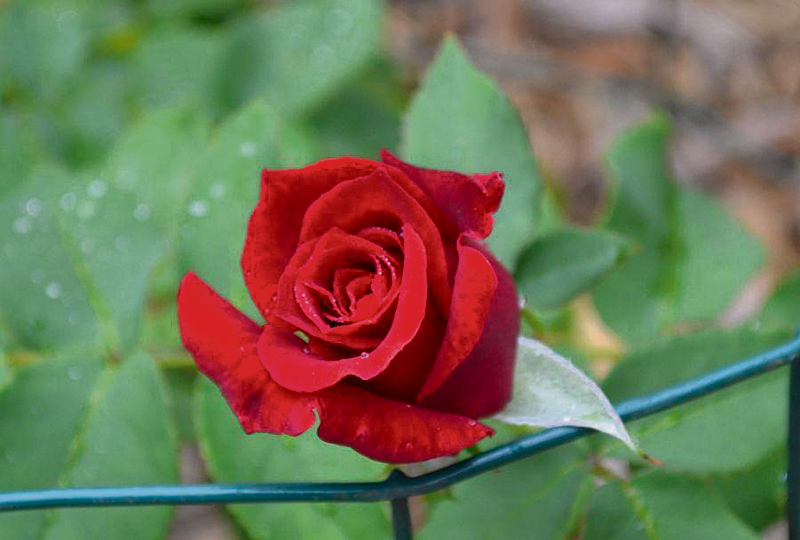
#> input picture slides/01.dasar_pengolahan_citra_digital/dataset/rose.png, 800 x 540 px
$ python 21.scikit_swirl_transform.py
#> lines starting #> are read from the running program, lines starting #| are printed output that depends on the picture
"""
script ini akan melakukan transformasi geometrik terhadap citra dengan memanfaatkan library scikit-image.
penjelasan lebih detil dapat dibaca di file html atau python notebook yang telah disediakan
"""

from skimage.io import imread
from skimage.transform import swirl
import matplotlib.pylab as plt

im = imread("../dataset/rose.png")
#> im is the input picture: shape (540, 800, 3); mean R, G, B 111.9, 115.3, 87.1
swirled = swirl(im, rotation=0, strength=30, radius=400)
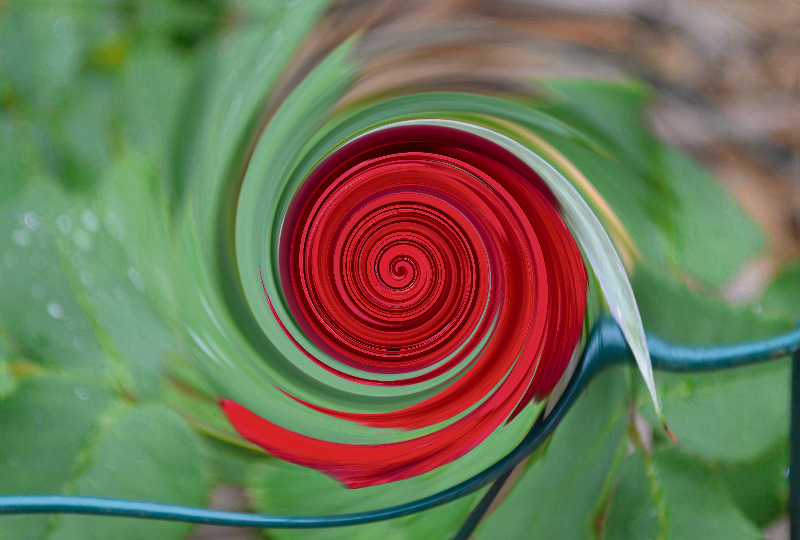
#> swirled: shape (540, 800, 3) float64; mean R, G, B 0.437, 0.452, 0.34
plt.imshow(swirled)
plt.axis('off')
plt.show()

$ run again, with slides/01.dasar_pengolahan_citra_digital/dataset/flower.png copied over slides/01.dasar_pengolahan_citra_digital/dataset/rose.png
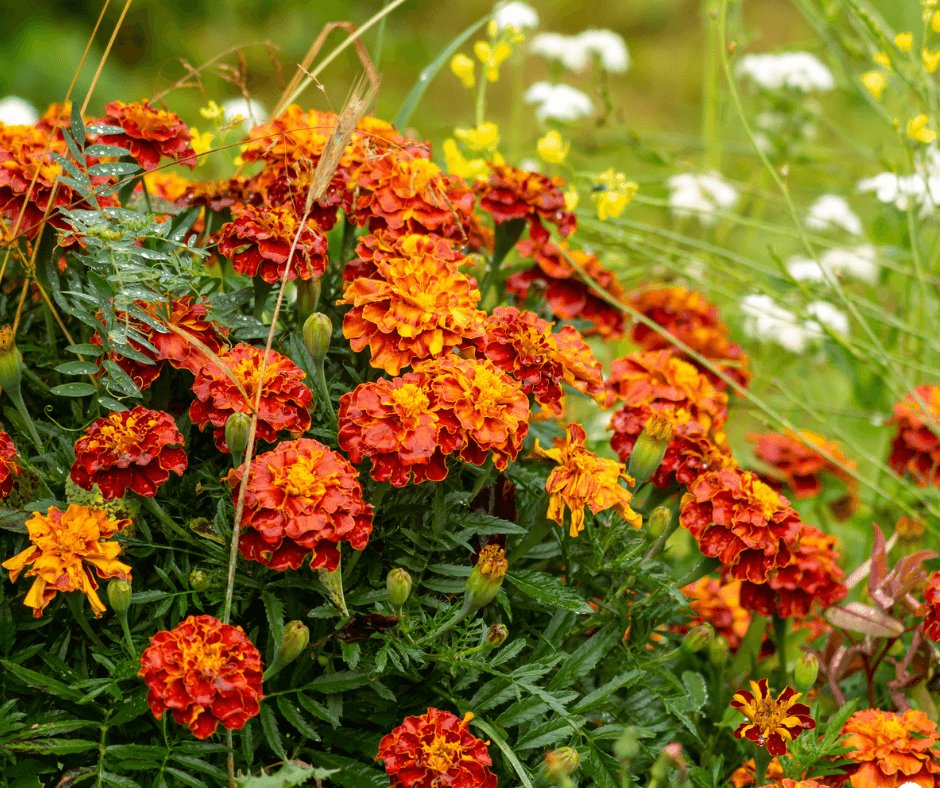
#> input picture slides/01.dasar_pengolahan_citra_digital/dataset/flower.png, 940 x 788 px
#> im is the input picture: shape (788, 940, 3); mean R, G, B 133.8, 104.7, 33.4
#> `swirled = swirl(im, rotation=0, strength=30, radius=400)`:
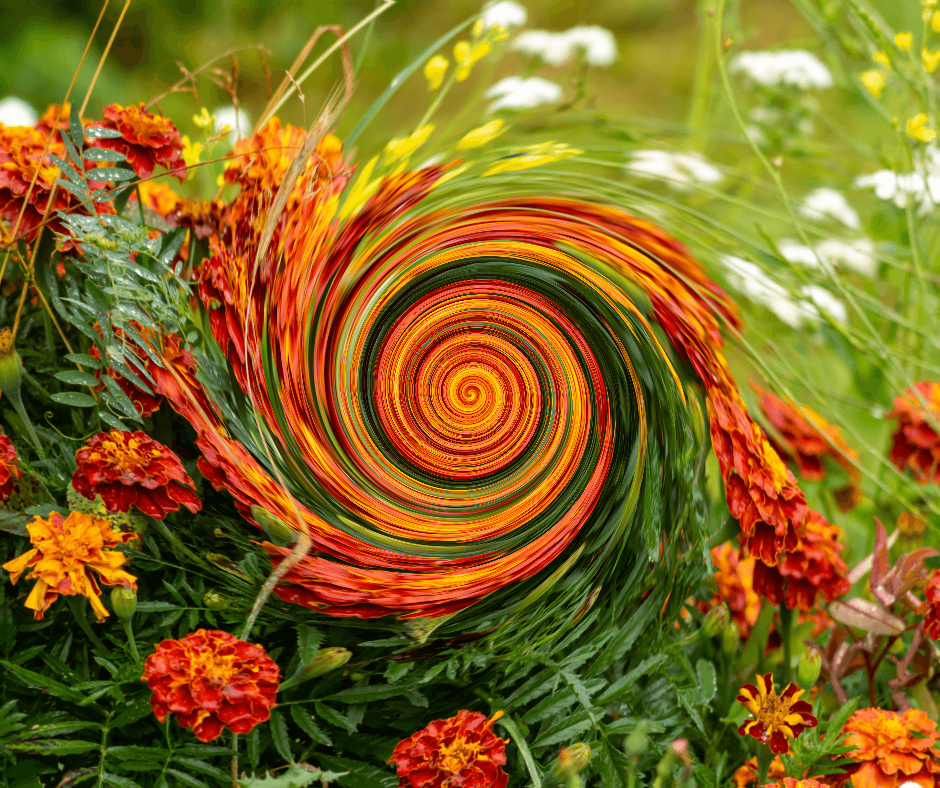
#> swirled: shape (788, 940, 3) float64; mean R, G, B 0.525, 0.41, 0.131

$ run again, with slides/01.dasar_pengolahan_citra_digital/dataset/ishihara.png copied over slides/01.dasar_pengolahan_citra_digital/dataset/rose.png
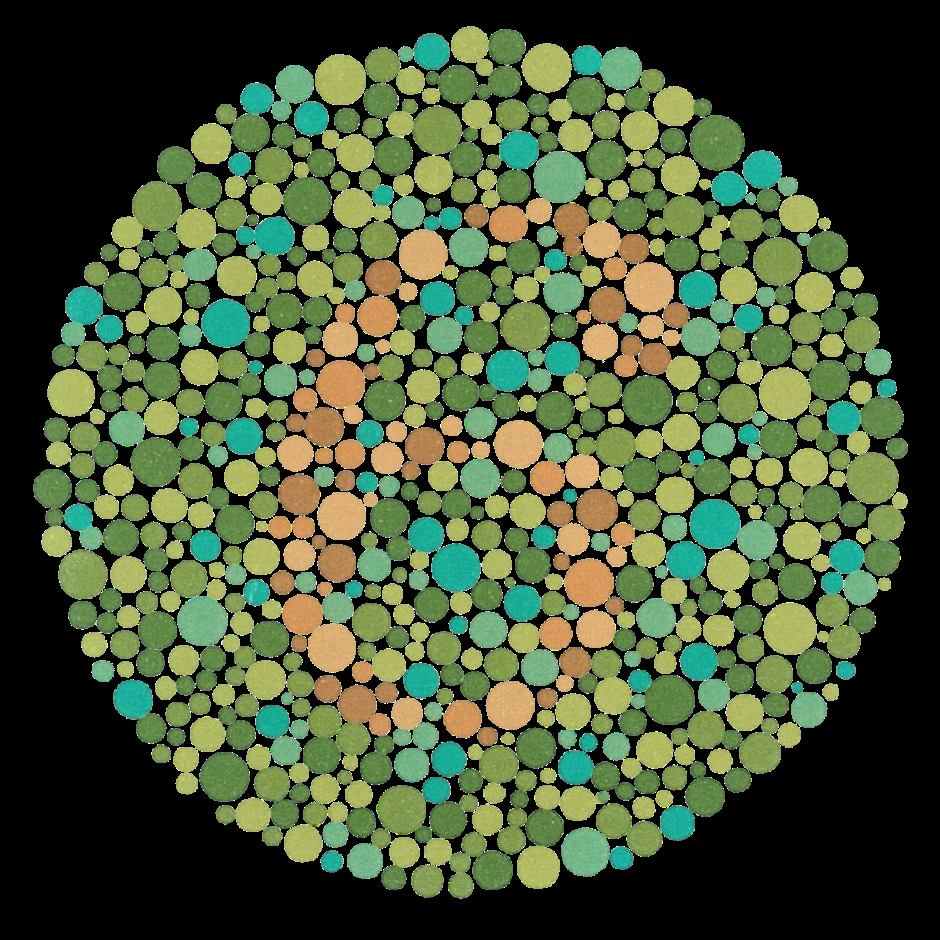
#> input picture slides/01.dasar_pengolahan_citra_digital/dataset/ishihara.png, 940 x 940 px
#> im is the input picture: shape (940, 940, 3); mean R, G, B 70.4, 85.6, 53.4
#> `swirled = swirl(im, rotation=0, strength=30, radius=400)`:
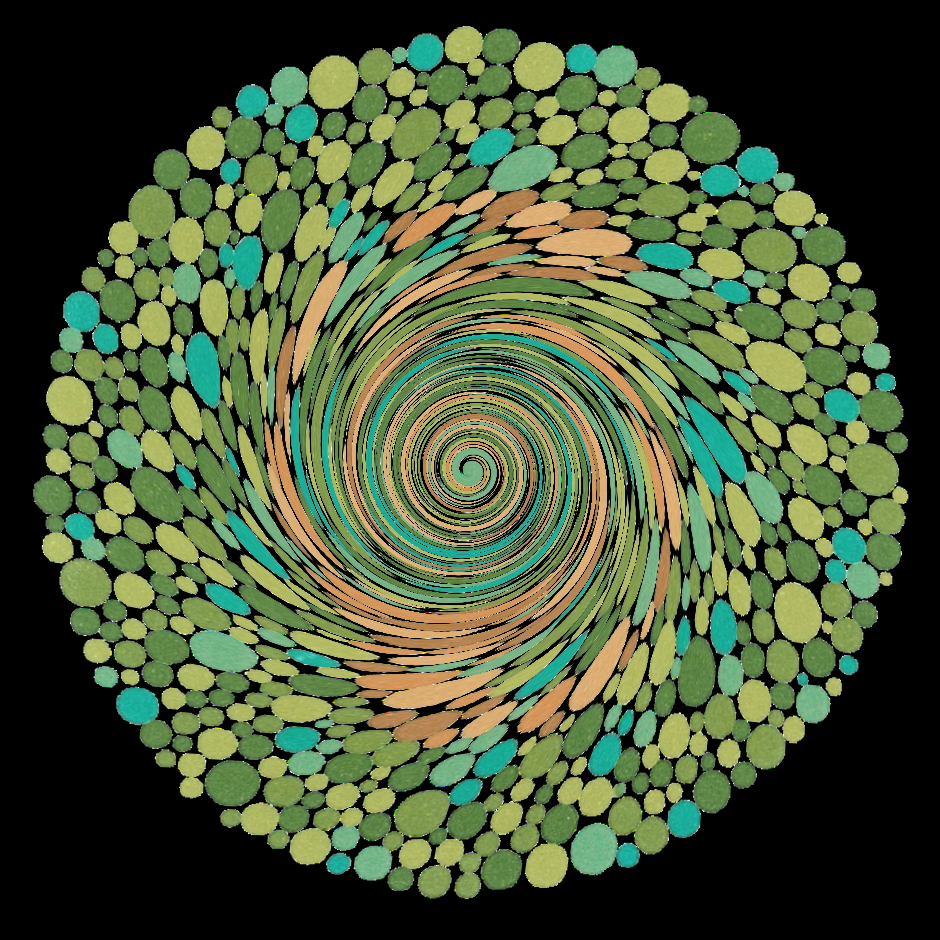
#> swirled: shape (940, 940, 3) float64; mean R, G, B 0.276, 0.336, 0.209
